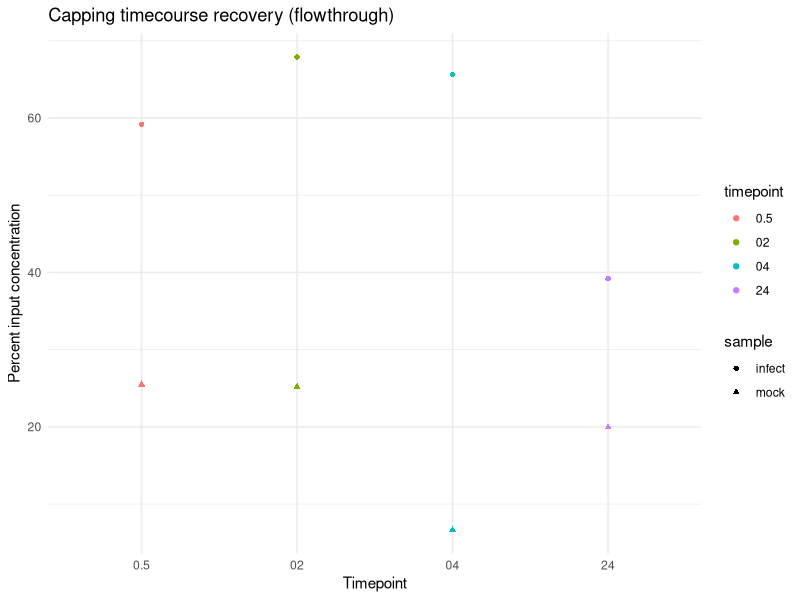
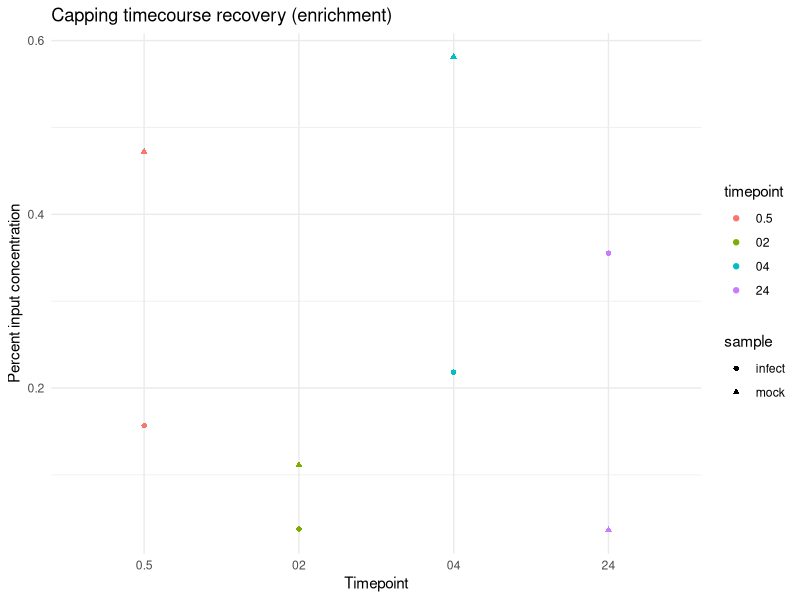
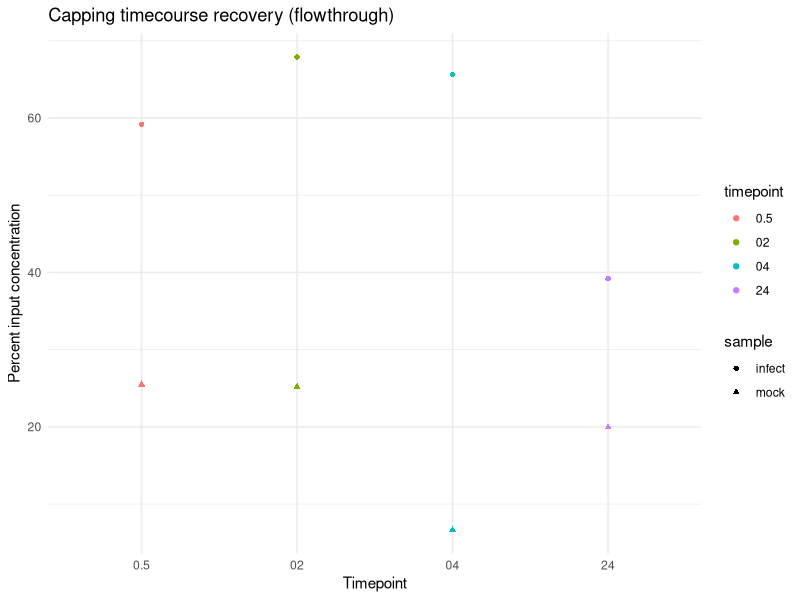
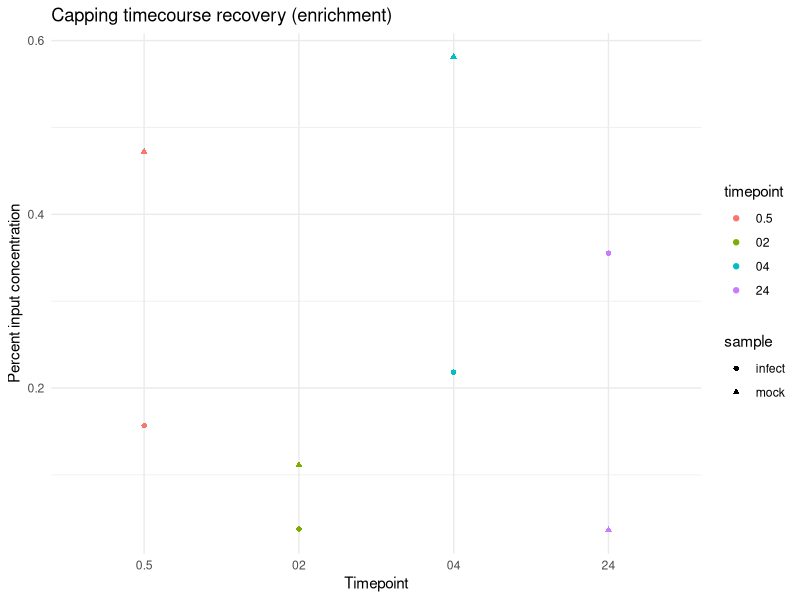

Reproduce these figures in R, in order.
library(tidyverse)

df <- read.csv("TN069/69.2/TN069.2_flowthrough_filtered.csv")

data <- df %>%
  group_by(Sample.Name, Target.Name) %>%
  summarize(mean_Ct = mean(CT, na.rm = TRUE), .groups = "drop") %>%
  separate(Sample.Name, into = c("sample", "timepoint", "condition"), sep = "_") %>%
  pivot_wider(names_from = condition, values_from = mean_Ct) %>%
  mutate(across (.cols = c("enrich", "flowthrough"),
                .fns = ~ .x - input + log2(0.1^-1),
                .names = "deltaCT_{.col}")) %>%
  mutate(across (.cols = c("deltaCT_enrich", "deltaCT_flowthrough"),
                .fns = ~ 2^-.x,
                .names = "foldchange_{.col}")) %>%
  rename_with(~ sub("deltaCT_", "", .x), starts_with("foldchange_")) %>%
  mutate(across (.cols = c("foldchange_enrich", "foldchange_flowthrough"),
                .fns = ~ .x * 100,
                .names = "percent_{.col}")) %>%
  rename_with(~ sub("foldchange_", "", .x), starts_with("percent_"))

p_flowthrough <- ggplot(data, aes(x = timepoint, y = percent_flowthrough, color = timepoint, group = sample)) +
  geom_point(aes(shape = sample)) +
  labs(title = "Capping timecourse recovery (flowthrough)",
       x = "Timepoint",
       y = "Percent input concentration") +
  theme_minimal()
print(p_flowthrough)
ggsave("TN069/69.2/TN069.2_flowthrough_percent_input_plot.png", plot = p_flowthrough, width = 8, height = 6, dpi = 300)
p_enrich <- ggplot(data, aes(x = timepoint, y = percent_enrich, color = timepoint, group = sample)) +
  geom_point(aes(shape = sample)) +
  labs(title = "Capping timecourse recovery (enrichment)",
       x = "Timepoint",
       y = "Percent input concentration") +
  theme_minimal()
print(p_enrich)
ggsave("TN069/69.2/TN069.2_enrich_percent_input_plot.png", plot = p_enrich, width = 8, height = 6, dpi = 300)